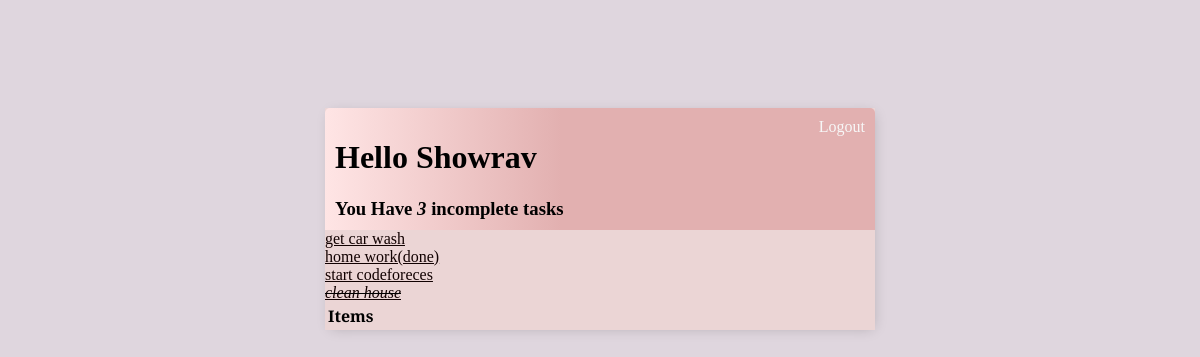
The app's page / (signed in), older data.
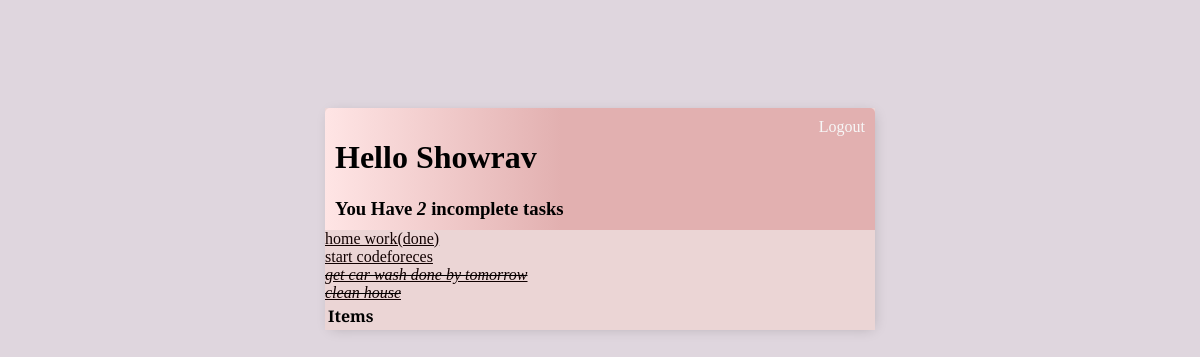
The same page, newer data.
### base/models.py (models this page shows, shortened)
class Task(models.Model):
    user = models.ForeignKey(User, on_delete=models.CASCADE, null=True, blank=True)
    title = models.CharField(max_length=200)
    description = models.TextField(null=True, blank=True)
    complete = models.BooleanField(default=False)
    create = models.DateTimeField(auto_now_add=True)
    class Meta:
        ordering = ['complete']#any complete task will go the bottom of the listss

### base/views.py (the view)
# urls.py: path('', TaskList.as_view(), name='tasks'), #this is base url that is empty string in the beginning
class TaskList(LoginRequiredMixin, ListView):
    model = Task#this class now search for templates that has name like - Task_list.html
    context_object_name = 'tasks'
    def get_context_data(self, **kwargs):
        context = super().get_context_data(**kwargs)
        context['tasks'] = context['tasks'].filter(user=self.request.user)
        context['count'] = context['tasks'].filter(complete=False).count
        search_input = self.request.GET.get('search-area') or ''
        if search_input:
            context['tasks'] = context['tasks'].filter(title__icontains=search_input)
        context['search_input'] = search_input
        return context

### base/templates/base/task_list.html (shortened to what this page needs)
{% extends 'base/main.html' %}
{% block content %}
<div class="header-bar">
  <div>
    <h1>Hello {{request.user|title}}</h1>
    <h3 style="margin: 0;">You Have <i>{{count}}</i> incomplete task{{ count|pluralize:"s" }}</h3>
  </div>
  {% if request.user.is_authenticated %}
  <a href="{% url 'logout' %}">Logout</a>
  {% else %}
  <a href="{% url 'login' %}">Login</a>
  {% endif %}
</div>
<div class="task-items-wrapper">
  {% for task in tasks %}
    <div class="task-wrapper">
      {% if task.complete %}
        <div class="task-title">
          <i><s><a href="{% url 'task-update' task.id %}">{{ task.title }}</a></s></i>
        </div>
      {% else %}
      <div class="task-title">
        <a href="{% url 'task-update' task.id %}">{{ task.title }}</a>
      </div>
      {% endif %}
    </div>
  {% empty %}
  <h3>No Items in List</h3>
  {% endfor %}
</div>
<table>
  <tr>
    <th>Items</th>
    <th></th>
  </tr>
</table>
{% endblock content %}

### base/templates/base/main.html (shortened to what this page needs)
<!DOCTYPE html>
<html>
    <head>
        <link rel="stylesheet" href="">
    </head>
    <body>
        <div class="container">
            {% block content %}
            {% endblock content %}
        </div>
    </body>
</html>

### base/templates/base/main.html (style rules this page uses)
body { background-color: #dfd6de; font-family: 'Montserrat', sans-serif; font-family: 'Playfair Display', serif; padding: 100px; }
.container { max-width: 550px; margin: auto; background-color: #ebd5d5; -webkit-box-shadow: 2px 2px 13px -4px rgba(0,0,0,0.21); box-shadow: 2px 2px 13px -4px rgba(0,0,0,0.21); }
h1,h2,h3,h4,h5,h6 { font-family: 'Raleway', sans-sarif; }
a,p { color:rgb(17, 1, 1) ; }
.header-bar { display: flex; justify-content: space-between; color: black; padding: 10px; border-radius: 5px 5px 0 0; background: linear-gradient(90deg, #FFE5E5 0%, #e2b0b0 43%, #e2b0b0 100%); }
.header-bar a { color: rgb(247, 247, 247); text-decoration: none; }

Row changes from the older to the newer data that the page shows:
changed Task: complete False → True (drawn); title "get car wash" → "get car wash done by tomorrow"; moves down the list
Text that changed along with them:
{{ count }}: "3" → "2"
